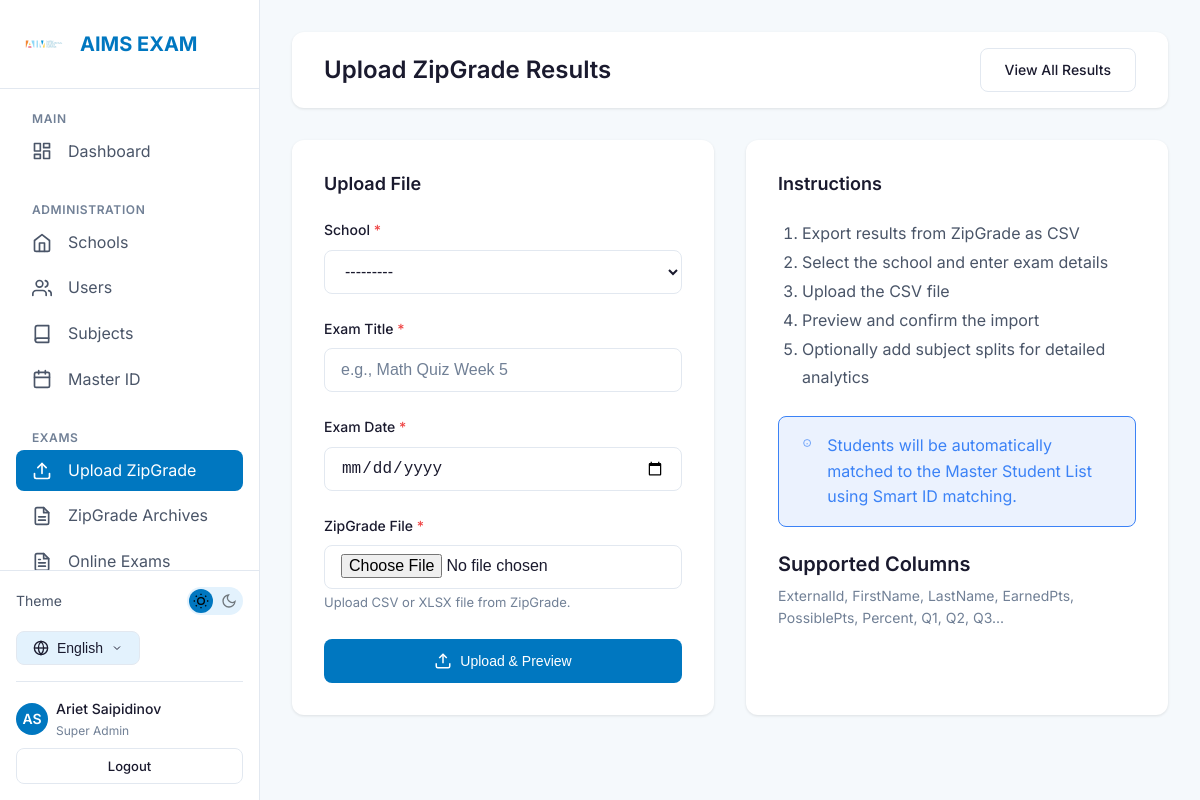
The app's page /zipgrade/upload/ (signed in) with its own data.
### accounts/models.py (models this page shows, shortened)
class User(AbstractUser):
    ROLE_CHOICES = [
        ('super_admin', _('Super Admin')),
        ('teacher', _('Teacher')),
        ('student', _('Student')),
    ]
    LANGUAGE_CHOICES = [
        ('en', 'English'),
        ('ru', 'Русский'),
        ('ky', 'Кыргызча'),
    ]
    username = models.CharField(max_length=150, blank=True, null=True)
    email = models.EmailField(_('email address'), unique=True)
    role = models.CharField(
        max_length=20,
        choices=ROLE_CHOICES,
        default='student',
        verbose_name=_('Role')
    )
    phone = models.CharField(max_length=20, blank=True, verbose_name=_('Phone'))
    mother_phone = models.CharField(max_length=20, blank=True, verbose_name=_("Mother's Phone"))
    father_phone = models.CharField(max_length=20, blank=True, verbose_name=_("Father's Phone"))
    primary_school = models.ForeignKey(
        'schools.School',
        on_delete=models.SET_NULL,
        null=True,
        blank=True,
        related_name='users',
        verbose_name=_('Primary School')
    )
    preferred_language = models.CharField(
        max_length=5,
        choices=LANGUAGE_CHOICES,
        default='en',
        verbose_name=_('Preferred Language')
    )
    created_at = models.DateTimeField(auto_now_add=True)
    updated_at = models.DateTimeField(auto_now=True)
    objects = UserManager()
    USERNAME_FIELD = 'email'
    REQUIRED_FIELDS = ['first_name', 'last_name']
    class Meta:
        verbose_name = _('User')
        verbose_name_plural = _('Users')
        ordering = ['-created_at']
    def get_full_name(self):
        return f"{self.first_name} {self.last_name}".strip()

### zipgrade/views.py (the view)
# urls.py: path('upload/', views.upload_view, name='upload'),
@login_required
@teacher_or_admin_required
def upload_view(request):
    if request.method == 'POST':
        form = ZipGradeUploadForm(request.POST, request.FILES)
        if form.is_valid():
            school = form.cleaned_data['school']
            title = form.cleaned_data['title']
            exam_date = form.cleaned_data['exam_date']
            file = form.cleaned_data['file']
            file_content = file.read()
            parser = ZipGradeParser(file_content, filename=file.name)
            parse_result = parser.parse()
            if parse_result['errors'] and not parse_result['results']:
                messages.error(request, _('Failed to parse file: %(errors)s') % {
                    'errors': ', '.join(parse_result['errors'][:3])
                })
                return render(request, 'zipgrade/upload.html', {'form': form})
            if not parse_result['results']:
                messages.error(request, _('No student data found in the file.'))
                return render(request, 'zipgrade/upload.html', {'form': form})
            request.session['zipgrade_preview'] = {
                'school_id': school.id,
                'title': title,
                'exam_date': str(exam_date),
                'filename': file.name,
                'parse_result': parse_result,
            }
            request.session.modified = True  # Force session save
            return redirect('zipgrade:preview')
    else:
        form = ZipGradeUploadForm()
    return render(request, 'zipgrade/upload.html', {'form': form})

### zipgrade/forms.py (shortened to what this page needs)
class ZipGradeUploadForm(forms.Form):
    school = forms.ModelChoiceField(
        queryset=School.objects.filter(is_active=True),
        label=_('School'),
        widget=forms.Select(attrs={'class': 'form-select'}),
    )
    title = forms.CharField(
        max_length=200,
        label=_('Exam Title'),
        widget=forms.TextInput(attrs={
            'class': 'form-input',
            'placeholder': _('e.g., Math Quiz Week 5')
        }),
    )
    exam_date = forms.DateField(
        label=_('Exam Date'),
        widget=forms.DateInput(attrs={
            'class': 'form-input',
            'type': 'date'
        }),
    )
    file = forms.FileField(
        label=_('ZipGrade File'),
        widget=forms.FileInput(attrs={
            'class': 'form-input',
            'accept': '.csv,.txt,.xlsx,.xls'
        }),
        help_text=_('Upload CSV or XLSX file from ZipGrade.')
    )

### schools/models.py (called while the page is built)
    def __str__(self):
        return self.name

### schools/templatetags/i18n_extras.py (called while the page is built)
@register.simple_tag(takes_context=True)
def switch_lang(context, lang_code):
    path = context['request'].path
    try:
        url = translate_url(path, lang_code)
        if url == path and lang_code not in path:
             match = resolve(path)
             with translation.override(lang_code):
                 url = reverse(match.view_name, args=match.args, kwargs=match.kwargs)
        query = context['request'].GET.urlencode()
        if query:
            url = f"{url}?{query}"
        return url
    except Exception:
        return path # Fallback to current path

### zipgrade/templates/zipgrade/upload.html (shortened to what this page needs)
{% extends 'base.html' %}
{% load i18n %}
{% block content %}
<div class="topbar">
    <h1 class="topbar-title">{% trans "Upload ZipGrade Results" %}</h1>
    <div class="topbar-actions">
        <a href="{% url 'zipgrade:results' %}" class="btn btn-outline">{% trans "View All Results" %}</a>
    </div>
</div>
<div style="display: grid; grid-template-columns: repeat(auto-fit, minmax(300px, 1fr)); gap: var(--spacing-xl);">
    <div class="card">
        <h3 class="card-title" style="margin-bottom: var(--spacing-lg);">{% trans "Upload File" %}</h3>
        <form method="post" enctype="multipart/form-data">
            {% for field in form %}
            <div class="form-group">
                <label for="{{ field.id_for_label }}" class="form-label">
                    {{ field.label }}
                    {% if field.field.required %}<span class="text-danger">*</span>{% endif %}
                </label>
                {{ field }}
                {% if field.help_text %}
                <span class="form-help">{{ field.help_text }}</span>
                {% endif %}
            </div>
            {% endfor %}
            <button type="submit" class="btn btn-primary btn-block">
                <svg xmlns="http://www.w3.org/2000/svg" width="18" height="18" viewBox="0 0 24 24" fill="none"
                    stroke="currentColor" stroke-width="2">
                    <path d="M21 15v4a2 2 0 0 1-2 2H5a2 2 0 0 1-2-2v-4"></path>
                    <polyline points="17 8 12 3 7 8"></polyline>
                    <line x1="12" y1="3" x2="12" y2="15"></line>
                </svg>
                {% trans "Upload & Preview" %}
            </button>
        </form>
    </div>
    <div class="card">
        <h3 class="card-title" style="margin-bottom: var(--spacing-lg);">{% trans "Instructions" %}</h3>
        <ol style="color: var(--text-secondary); line-height: 1.8; padding-left: var(--spacing-lg);">
            <li>{% trans "Export results from ZipGrade as CSV" %}</li>
            <li>{% trans "Select the school and enter exam details" %}</li>
            <li>{% trans "Upload the CSV file" %}</li>
            <li>{% trans "Preview and confirm the import" %}</li>
            <li>{% trans "Optionally add subject splits for detailed analytics" %}</li>
        </ol>
        <div class="alert alert-info" style="margin-top: var(--spacing-lg);">
            <svg xmlns="http://www.w3.org/2000/svg" width="20" height="20" viewBox="0 0 24 24" fill="none"
                stroke="currentColor" stroke-width="2">
                <circle cx="12" cy="12" r="10"></circle>
                <line x1="12" y1="16" x2="12" y2="12"></line>
                <line x1="12" y1="8" x2="12.01" y2="8"></line>
            </svg>
            <span>{% trans "Students will be automatically matched to the Master Student List using Smart ID matching." %}</span>
        </div>
        <h4 style="margin-top: var(--spacing-lg); margin-bottom: var(--spacing-sm);">{% trans "Supported Columns" %}
        </h4>
        <p class="text-muted" style="font-size: 0.875rem;">
            ExternalId, FirstName, LastName, EarnedPts, PossiblePts, Percent, Q1, Q2, Q3...
        </p>
    </div>
</div>
{% endblock %}

### templates/partials/sidebar.html (shortened to what this page needs)
{% load static i18n i18n_extras %}
<aside class="sidebar">
    <div class="sidebar-header">
        <img src="{% static 'images/logo.png' %}" alt="AIMS" class="sidebar-logo" onerror="this.style.display='none'">
        <span class="sidebar-brand">AIMS EXAM</span>
    </div>
    <nav class="sidebar-nav">
        <div class="nav-section">
            <span class="nav-section-title">{% trans "Main" %}</span>
            <a href="{% url 'accounts:dashboard' %}"
                class="nav-item {% if request.resolver_match.url_name == 'dashboard' %}active{% endif %}">
                <span>{% trans "Dashboard" %}</span>
            </a>
        </div>
        {% if user.is_authenticated and user.role == 'super_admin' %}
        <div class="nav-section">
            <span class="nav-section-title">{% trans "Administration" %}</span>
            <a href="{% url 'schools:list' %}"
                class="nav-item {% if 'schools' in request.path and 'subjects' not in request.path and 'analytics' not in request.path and 'students' not in request.path %}active{% endif %}">
                <svg xmlns="http://www.w3.org/2000/svg" width="20" height="20" viewBox="0 0 24 24" fill="none"
                    stroke="currentColor" stroke-width="2" stroke-linecap="round" stroke-linejoin="round">
                    <path d="M3 9l9-7 9 7v11a2 2 0 0 1-2 2H5a2 2 0 0 1-2-2z"></path>
                    <polyline points="9 22 9 12 15 12 15 22"></polyline>
                </svg>
                <span>{% trans "Schools" %}</span>
            </a>
            <a href="{% url 'accounts:users' %}" class="nav-item {% if 'users' in request.path %}active{% endif %}">
                <span>{% trans "Users" %}</span>
            </a>
            <a href="{% url 'schools:subjects' %}"
                class="nav-item {% if 'subjects' in request.path %}active{% endif %}">
                <svg xmlns="http://www.w3.org/2000/svg" width="20" height="20" viewBox="0 0 24 24" fill="none"
                    stroke="currentColor" stroke-width="2" stroke-linecap="round" stroke-linejoin="round">
                    <path d="M4 19.5A2.5 2.5 0 0 1 6.5 17H20"></path>
                    <path d="M6.5 2H20v20H6.5A2.5 2.5 0 0 1 4 19.5v-15A2.5 2.5 0 0 1 6.5 2z"></path>
                </svg>
                <span>{% trans "Subjects" %}</span>
            </a>
            <a href="{% url 'schools:master_students' %}"
                class="nav-item {% if 'students' in request.path and 'schools' in request.path %}active{% endif %}">
                <span>{% trans "Master ID" %}</span>
            </a>
        </div>
        {% endif %}
        {% if user.is_authenticated and user.role in 'super_admin,teacher' %}
        <div class="nav-section">
            <span class="nav-section-title">{% trans "Exams" %}</span>
            <a href="{% url 'zipgrade:upload' %}"
                class="nav-item {% if 'zipgrade/upload' in request.path %}active{% endif %}">
                <span>{% trans "Upload ZipGrade" %}</span>
            </a>
            <a href="{% url 'zipgrade:results' %}"
                class="nav-item {% if 'zipgrade' in request.path and 'upload' not in request.path %}active{% endif %}">
                <span>{% trans "ZipGrade Archives" %}</span>
            </a>
            <a href="{% url 'exams:exam_list' %}"
                class="nav-item {% if 'exams' in request.path and 'create' not in request.path %}active{% endif %}">
                <span>{% trans "Online Exams" %}</span>
            </a>
        </div>
        {% endif %}
    </nav>
    <div class="sidebar-footer" style="padding: var(--spacing-md); border-top: 1px solid var(--border-color);">
        <div
            style="display: flex; align-items: center; justify-content: space-between; margin-bottom: var(--spacing-md);">
            <span style="font-size: 0.875rem; color: var(--text-secondary);">{% trans "Theme" %}</span>
            <button class="theme-toggle" aria-label="Toggle theme">
                <svg class="theme-toggle-icon moon-icon" xmlns="http://www.w3.org/2000/svg" viewBox="0 0 24 24"
                    fill="none" stroke="currentColor" stroke-width="2">
                    <path d="M21 12.79A9 9 0 1 1 11.21 3 7 7 0 0 0 21 12.79z"></path>
                </svg>
            </button>
        </div>
        <div class="lang-selector">
            <button class="lang-btn">
                <span>
                    {% if LANGUAGE_CODE == 'en' %}English
                    {% elif LANGUAGE_CODE == 'ru' %}Русский
                    {% elif LANGUAGE_CODE == 'ky' %}Кыргызча
                    {% else %}Language{% endif %}
                </span>
                <svg xmlns="http://www.w3.org/2000/svg" width="12" height="12" viewBox="0 0 24 24" fill="none"
                    stroke="currentColor" stroke-width="2">
                    <polyline points="6 9 12 15 18 9"></polyline>
                </svg>
            </button>
        </div>
        {% if user.is_authenticated %}
        <div
            style="margin-top: var(--spacing-md); padding-top: var(--spacing-md); border-top: 1px solid var(--border-color);">
            <a href="{% url 'accounts:profile' %}"
                style="display: flex; align-items: center; gap: var(--spacing-sm); color: var(--text-secondary); font-size: 0.875rem;">
                <div
                    style="width: 32px; height: 32px; border-radius: 50%; background: var(--primary-blue); color: white; display: flex; align-items: center; justify-content: center; font-weight: 600;">
                    {{ user.first_name|slice:":1"|upper }}{{ user.last_name|slice:":1"|upper }}
                </div>
                <div style="flex: 1; overflow: hidden;">
                    <div
                        style="font-weight: 500; color: var(--text-primary); white-space: nowrap; overflow: hidden; text-overflow: ellipsis;">
                        {{ user.get_full_name|default:user.email }}
                    </div>
                    <div style="font-size: 0.75rem; color: var(--text-muted);">
                        {% if user.role == 'super_admin' %}{% trans "Super Admin" %}
                        {% elif user.role == 'teacher' %}{% trans "Teacher" %}
                        {% else %}{% trans "Student" %}{% endif %}
                    </div>
                </div>
            </a>
            <a href="{% url 'accounts:logout' %}" class="btn btn-outline btn-sm btn-block"
                style="margin-top: var(--spacing-sm);">
                {% trans "Logout" %}
            </a>
        </div>
        {% endif %}
    </div>
</aside>

### records on screen
User: first_name "A", last_name "S", get_full_name "Ariet Saipidinov"

### other values on screen
{{ field.label }} "School" "Exam Title" "Exam Date" "ZipGrade File"
{{ field.help_text }} "Upload CSV or XLSX file from ZipGrade."
